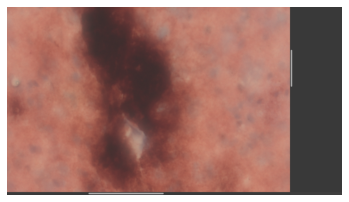
#> input picture 0_Training20xgraft.tif.png, 349 x 202 px, given as the content of the folder /home/inf-54-2020/experimental_cop/H_final/Images/, which was not available
$ python mask_generation_batch.py
#> lines starting #> are read from the running program, lines starting #| are printed output that depends on the picture; after the words box and inside, x2 and y2 are one past the last pixel; in counts of white or black regions, pixels touching at a corner belong together; pictures that were not available may be replaced by others from this repository, and a replacement may not be noted
#!/usr/bin/env python3
# -*- coding: utf-8 -*-
"""
Created on Fri Jul 30 15:21:50 2021

@author: atte
"""

# import the necessary packages
import matplotlib
matplotlib.use('Agg')
import numpy as np
from numpy import asarray
import PIL
import argparse
import cv2
from skimage import measure, filters
from PIL import Image as im

from skimage.filters import threshold_otsu
import os
from PIL import Image
from matplotlib import pyplot as plt

matplotlib.use('Agg')


rootdir = '/home/inf-54-2020/experimental_cop/H_final/Images/'
outputdir = '/home/inf-54-2020/experimental_cop/H_final/Masks/'
#rootdir = '/home/atte/Documents/images_qupath2/H_final/'
#outputdir='/home/atte/Documents/images_qupath2/H_final/Masks2/'
print(rootdir)

#for path, dirs, files in os.walk(rootdir):
for f in os.listdir(rootdir):
    #print(files)

    print(f)
    f_name=f.rsplit('.', 1)[0]
    #print(f_name)
    img_path = rootdir + f
    n_path = outputdir + f
    #if not Image.open(n_path):
     #   continue
    #else:
    # Create a mask using the DAPI image and binary thresholding at 25
    img = cv2.imread(img_path, cv2.IMREAD_GRAYSCALE)
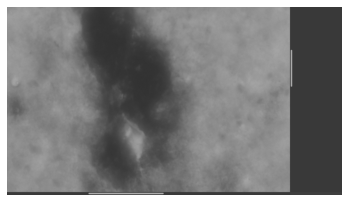
#> img: shape (202, 349); min 49, max 255, mean 125.2

    img = np.array(img)
    thresh = threshold_otsu(img)
#> thresh = 170
    binary = img > thresh
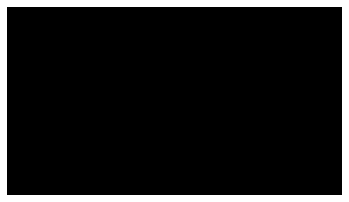
#> binary: shape (202, 349) bool; 10.7% white; 1 white region, box (x1, y1, x2, y2) and area: (0, 0, 349, 202) 7518

    # [15 lines of commented-out code are left out]
    img = Image.fromarray((binary * 255).astype(np.uint8))
#> (the run stopped early here; a loop or call above may not have finished)

$ run again, on 4_Training20xgraft.tif.png
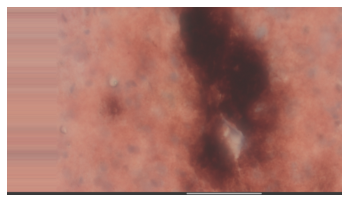
#> input picture 4_Training20xgraft.tif.png, 349 x 202 px, given as the content of the folder /home/inf-54-2020/experimental_cop/H_final/Images/, which was not available
#> `img = cv2.imread(img_path, cv2.IMREAD_GRAYSCALE)`:
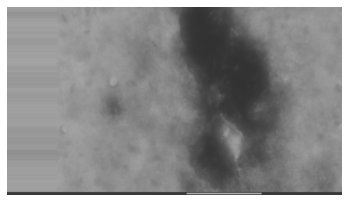
#> img: shape (202, 349); min 49, max 255, mean 139
#> thresh = 170
#> binary: shape (202, 349) bool; 10.7% white; 1 white region, box (x1, y1, x2, y2) and area: (0, 0, 349, 202) 7518
